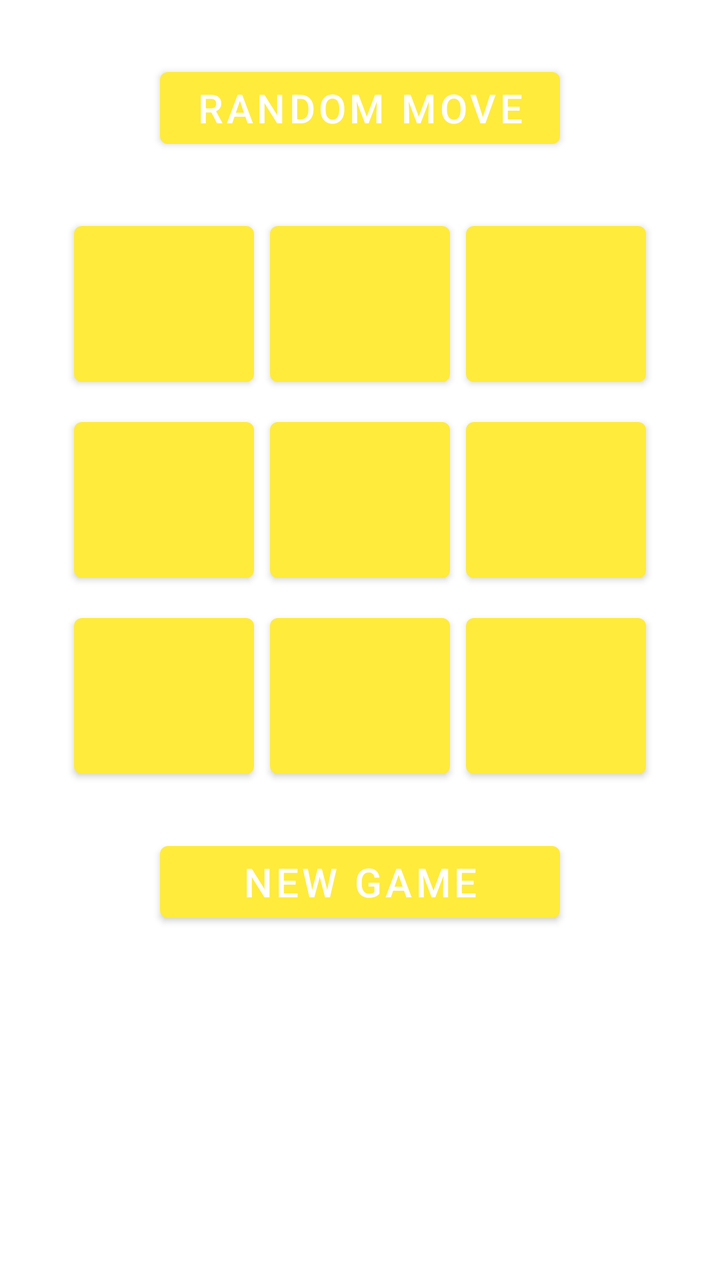
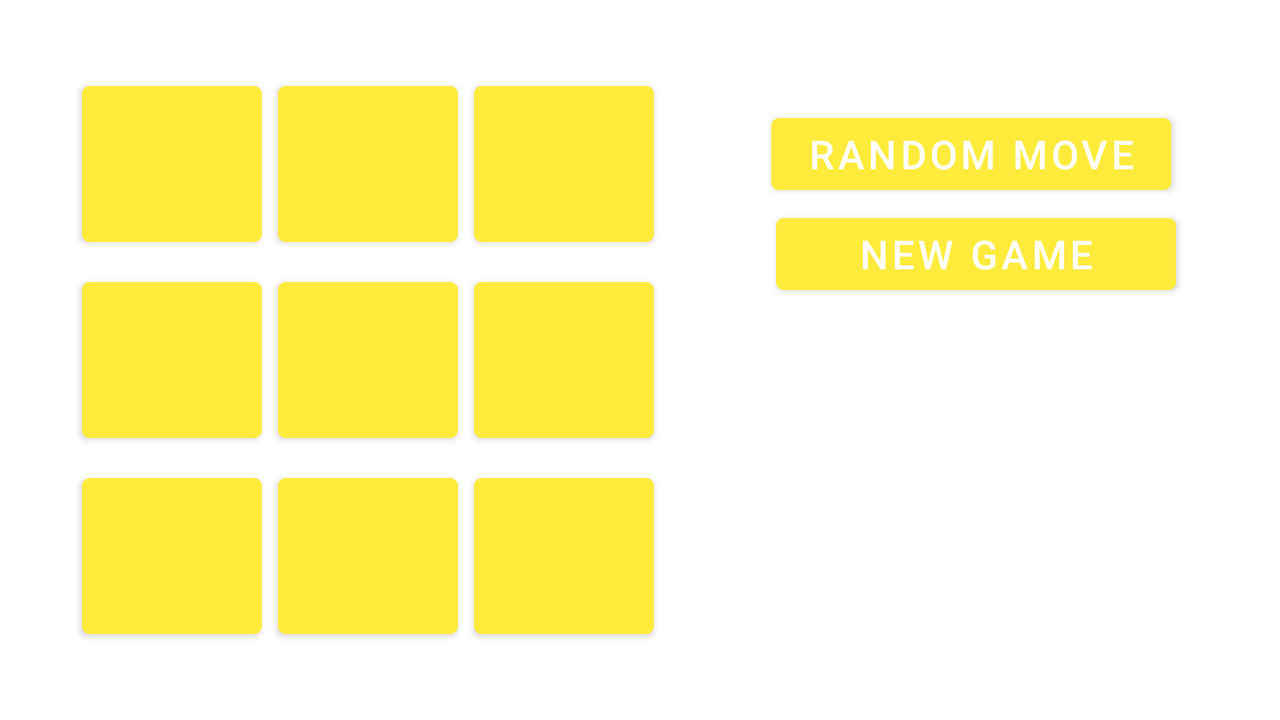

Compare how this app lays out the same screen by default and in its alternative resource folder. The renders come first, then the two layout files and the values they reference.
<!-- AndroidManifest.xml: application theme Theme.Menu -->
<!-- res/layout/activity_lights_out.xml -->
<?xml version="1.0" encoding="utf-8"?>
<androidx.constraintlayout.widget.ConstraintLayout
    xmlns:android="http://schemas.android.com/apk/res/android"
    xmlns:app="http://schemas.android.com/apk/res-auto"
    xmlns:tools="http://schemas.android.com/tools"
    android:layout_width="match_parent"
    android:layout_height="match_parent"
    tools:context="com.example.hw3.lightsout.LightsOutActivity"
    android:theme="@style/Theme.LightsOut">

    <Button
        android:id="@+id/random_move_button"
        android:text="@string/random_move_button_title"
        style="@style/GameOptionButton"
        android:layout_marginTop="30dp"
        app:layout_constraintTop_toTopOf="parent"
        app:layout_constraintLeft_toLeftOf="parent"
        app:layout_constraintRight_toRightOf="parent"/>

    <GridLayout
        android:id="@+id/light_grid"
        android:layout_width="wrap_content"
        android:layout_height="wrap_content"
        android:useDefaultMargins="true"
        android:columnCount="3"
        android:rowCount="3"
        android:layout_margin="25dp"
        app:layout_constraintLeft_toLeftOf="parent"
        app:layout_constraintRight_toRightOf="parent"
        app:layout_constraintTop_toBottomOf="@id/random_move_button">

        <Button style="@style/LightButton" />
        <Button style="@style/LightButton" />
        <Button style="@style/LightButton" />
        <Button style="@style/LightButton" />
        <Button style="@style/LightButton" />
        <Button style="@style/LightButton" />
        <Button style="@style/LightButton" />
        <Button style="@style/LightButton" />
        <Button style="@style/LightButton" />
    </GridLayout>

    <Button
        android:id="@+id/new_game_button"
        style="@style/GameOptionButton"
        android:layout_marginTop="20dp"
        android:text="@string/new_game"
        app:layout_constraintLeft_toLeftOf="parent"
        app:layout_constraintRight_toRightOf="parent"
        app:layout_constraintTop_toBottomOf="@id/light_grid" />

</androidx.constraintlayout.widget.ConstraintLayout>
<!-- resources referenced by this layout -->
<resources>
  <string name="new_game">New Game</string>
  <string name="random_move_button_title">Random Move</string>
  <style name="GameOptionButton">
          <item name="android:layout_height">wrap_content</item>
          <item name="android:layout_width">200dp</item>
          <item name="android:layout_marginTop">5dp</item>
          <item name="android:layout_marginLeft">20dp</item>
          <item name="android:layout_marginRight">20dp</item>
          <item name="android:textSize">20sp</item>
      </style>
  <style name="LightButton">
          <item name="android:layout_height">90dp</item>
          <item name="android:layout_width">90dp</item>
      </style>
  <style name="Theme.LightsOut" parent="Theme.AppCompat.Light.DarkActionBar">
          <item name="colorPrimary">@color/yellow</item>
          <item name="colorPrimaryDark">@color/black</item>
      </style>
  <style name="Theme.Menu" parent="Theme.MaterialComponents.DayNight.DarkActionBar">
          
          <item name="colorPrimary">@color/purple_500</item>
          <item name="colorPrimaryVariant">@color/purple_700</item>
          <item name="colorOnPrimary">@color/white</item>
          
          <item name="colorSecondary">@color/teal_200</item>
          <item name="colorSecondaryVariant">@color/teal_700</item>
          <item name="colorOnSecondary">@color/black</item>
          
          <item name="android:statusBarColor">?attr/colorPrimaryVariant</item>
          
      </style>
  <color name="yellow">#FFEB3B</color>
  <color name="black">#FF000000</color>
  <color name="purple_500">#FF6200EE</color>
  <color name="purple_700">#FF3700B3</color>
  <color name="white">#FFFFFFFF</color>
  <color name="teal_200">#FF03DAC5</color>
  <color name="teal_700">#FF018786</color>
</resources>
<!-- res/layout-land/activity_lights_out.xml (the repository's variant of the layout above) -->
<!-- drawn on the phone turned sideways -->
<?xml version="1.0" encoding="utf-8"?>
<androidx.constraintlayout.widget.ConstraintLayout
    xmlns:android="http://schemas.android.com/apk/res/android"
    xmlns:app="http://schemas.android.com/apk/res-auto"
    xmlns:tools="http://schemas.android.com/tools"
    android:layout_width="match_parent"
    android:layout_height="match_parent"
    tools:context="com.example.hw3.lightsout.LightsOutActivity"
    android:theme="@style/Theme.LightsOut">

    <GridLayout
        android:id="@+id/light_grid"
        android:layout_width="wrap_content"
        android:layout_height="wrap_content"
        android:useDefaultMargins="true"
        android:columnCount="3"
        android:rowCount="3"
        android:layout_margin="5dp"
        app:layout_constraintLeft_toLeftOf="parent"
        app:layout_constraintRight_toLeftOf="@+id/new_game_button"
        app:layout_constraintTop_toTopOf="parent"
        app:layout_constraintBottom_toBottomOf="parent" >


        <Button style="@style/LightButton" />
        <Button style="@style/LightButton" />
        <Button style="@style/LightButton" />
        <Button style="@style/LightButton" />
        <Button style="@style/LightButton" />
        <Button style="@style/LightButton" />
        <Button style="@style/LightButton" />
        <Button style="@style/LightButton" />
        <Button style="@style/LightButton" />
    </GridLayout>

    <Button
        android:id="@+id/random_move_button"
        android:text="@string/random_move_button_title"
        style="@style/GameOptionButton"
        android:layout_marginTop="20dp"
        app:layout_constraintLeft_toRightOf="@+id/light_grid"
        app:layout_constraintRight_toRightOf="parent"
        app:layout_constraintTop_toTopOf="@+id/light_grid"/>

    <Button
        android:id="@+id/new_game_button"
        style="@style/GameOptionButton"
        android:layout_marginTop="2dp"
        android:text="@string/new_game"
        app:layout_constraintLeft_toRightOf="@+id/light_grid"
        app:layout_constraintRight_toRightOf="parent"
        app:layout_constraintTop_toBottomOf="@+id/random_move_button" />

</androidx.constraintlayout.widget.ConstraintLayout>
